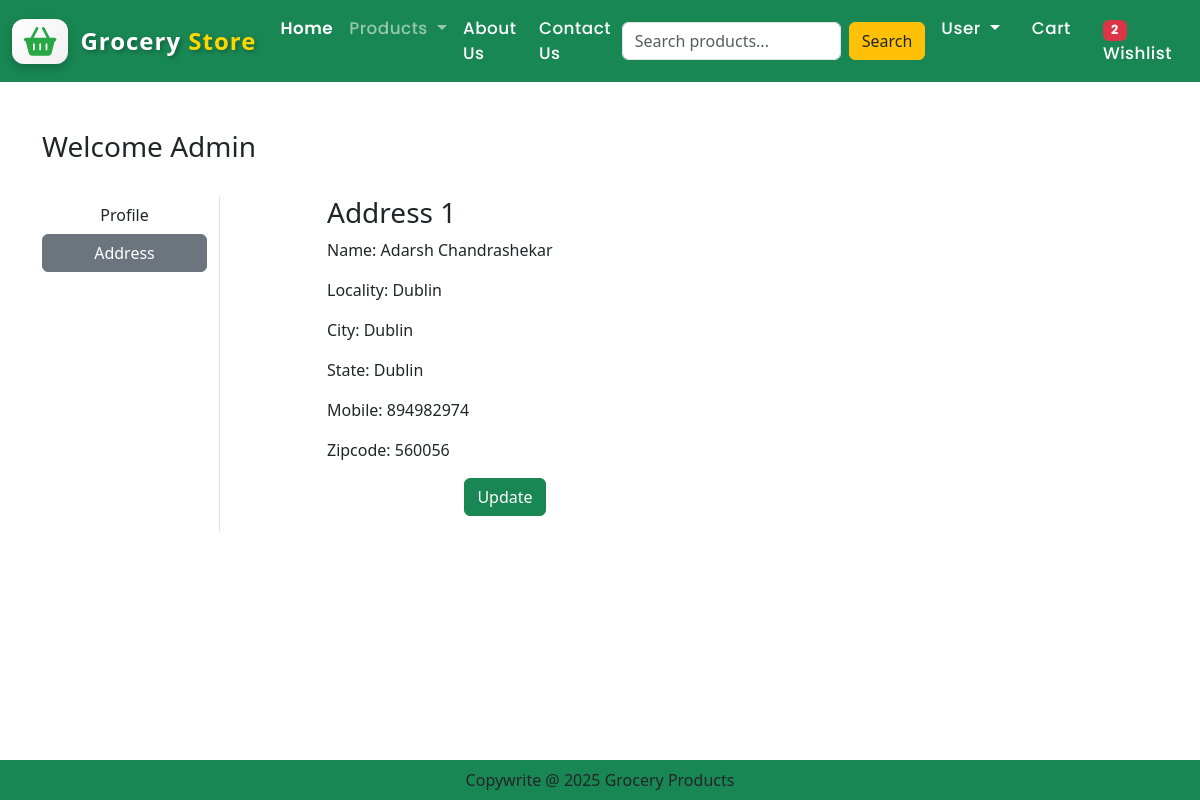
/address/ (signed in), run on the app's committed database.
### app/models.py (models this page shows, shortened)
class Customer(models.Model):
    user = models.ForeignKey(User,on_delete=models.CASCADE)
    name = models.CharField(max_length=200)
    locality = models.CharField(max_length=200)
    city = models.CharField(max_length=50)
    mobile = models.IntegerField(default=0)
    zipcode = models.IntegerField()
    state = models.CharField(choices=STATE_CHOICES,max_length=100)

### app/views.py (the view)
# urls.py: path('address/', views.address, name='address'),
@login_required(login_url='login')
def address(request):
    add = Customer.objects.filter(user=request.user)
    totalitem = 0
    if request.user.is_authenticated:
        totalitem = len(Cart.objects.filter(user=request.user))
    return render(request, 'app/address.html', {'add': add})

### app/context_processors.py (called while the page is built)
def cart_wishlist_count(request):
    totalitem = 0
    wishitem = 0
    if request.user.is_authenticated:
        totalitem = Cart.objects.filter(user=request.user).count()
        wishitem = Wishlist.objects.filter(user=request.user).count()
    return {
        'totalitem': totalitem,
        'wishitem': wishitem,
    }

### app/templates/app/address.html (shortened to what this page needs)
{% extends 'app/base.html' %}
{% load static %}
{% block main-content %}
<div class="container my-5">
    <div class="row mb-4">
        <h3>Welcome <span class='text-capitalize'>{{request.user}}</span></h3>
    </div>
    <div class="row">
        <div class="col-sm-2 border-end">
            <ul class="list-unstyled">
                <li class="d-grid"><a href="{% url 'profile' %}" class="btn btn-Primary">Profile</a></li>
                <li class="d-grid"><a href="{% url 'address' %}" class="btn btn-secondary">Address</a></li>
            </ul>
        </div>
        <div class="col-sm-8 offset-sm-1">
            <div class="row">
                {% for add in add %}
                <div class="col-sm-6">
                    <div class="card-body">
                        <h3>Address {{forloop.counter}}</h3>
                        <p>Name: {{add.name}}</p>
                        <p>Locality: {{add.locality}}</p>
                        <p>City: {{add.city}}</p>
                        <p>State: {{add.state}}</p>
                        <p>Mobile: {{add.mobile}}</p>
                        <p>Zipcode: {{add.zipcode}}</p>
                        <p class="text-center"><a href="{% url 'update-address' pk=add.id %}" type="button"
                                class="btn btn-success">Update</a></p>
                    </div>
                </div>
            </div>
        </div>
        {% endfor %}
    </div>
</div>
{% endblock main-content %}

### data on the page
Customer: name "Adarsh Chandrashekar", locality "Dublin", city "Dublin", state "Dublin", mobile "894982974", zipcode "560056"

### other printed values
{{ wishitem }} "2"
{{ request.user }} "Admin"
